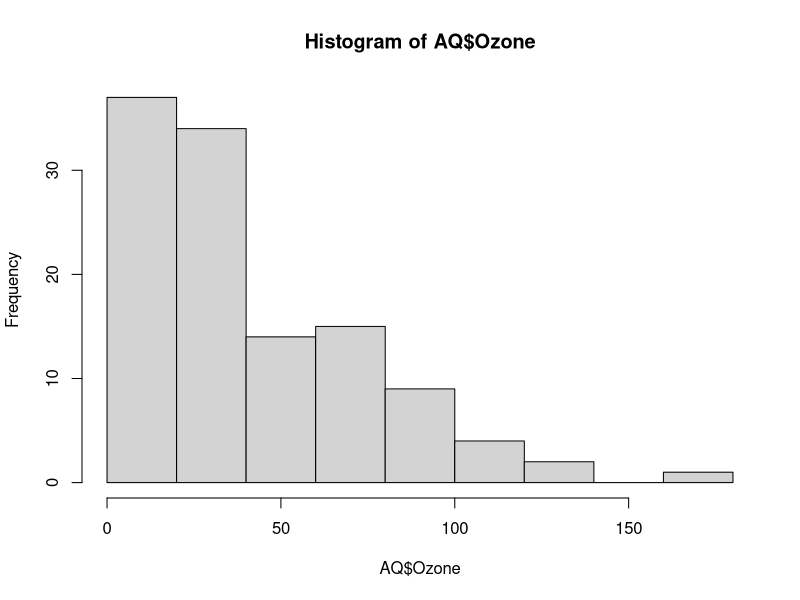
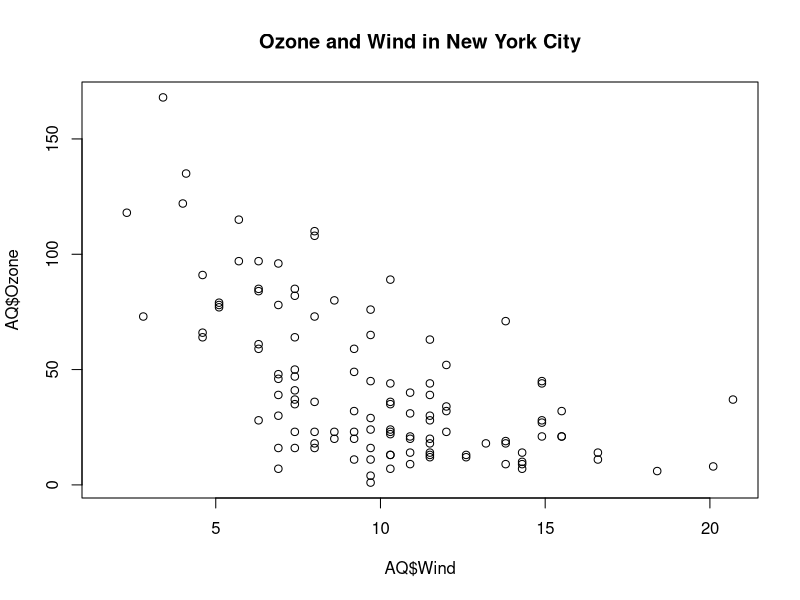
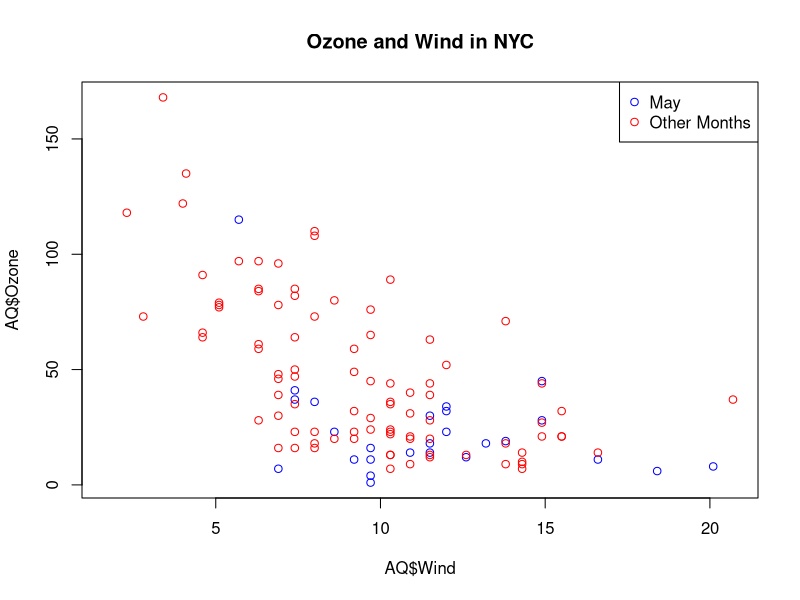
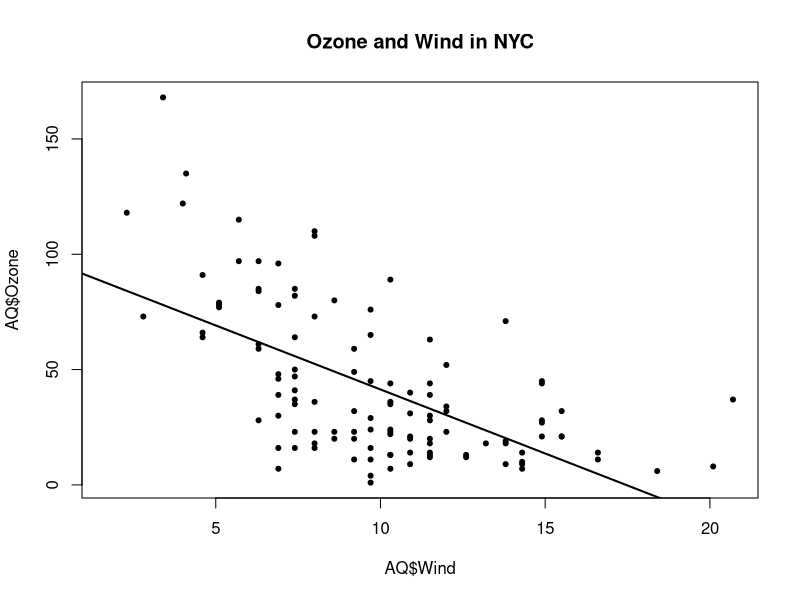
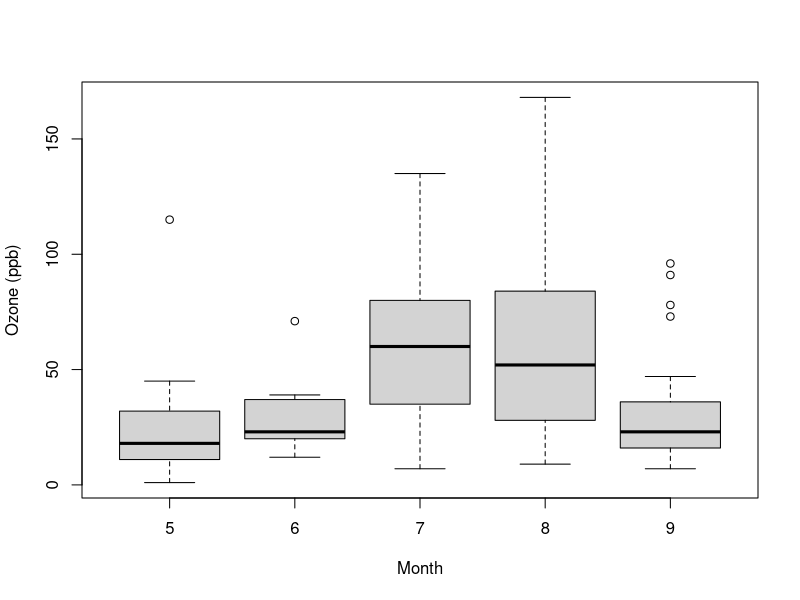
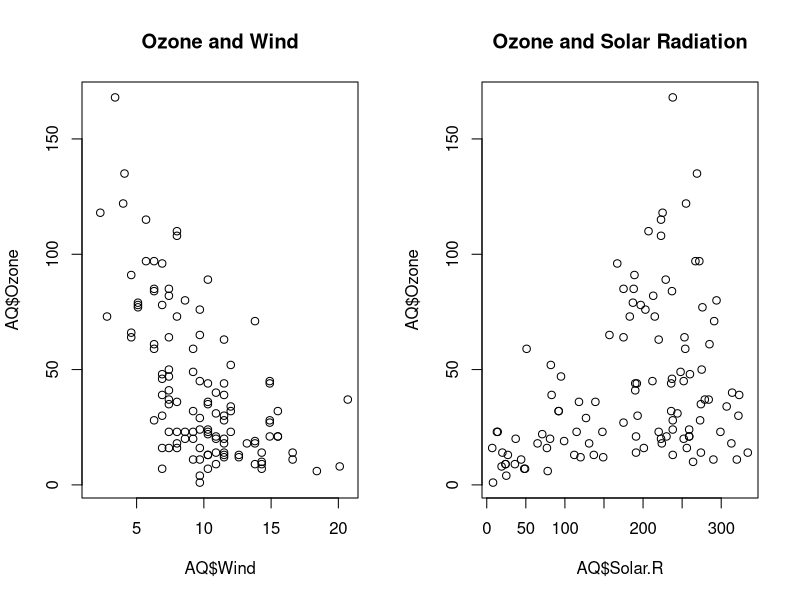
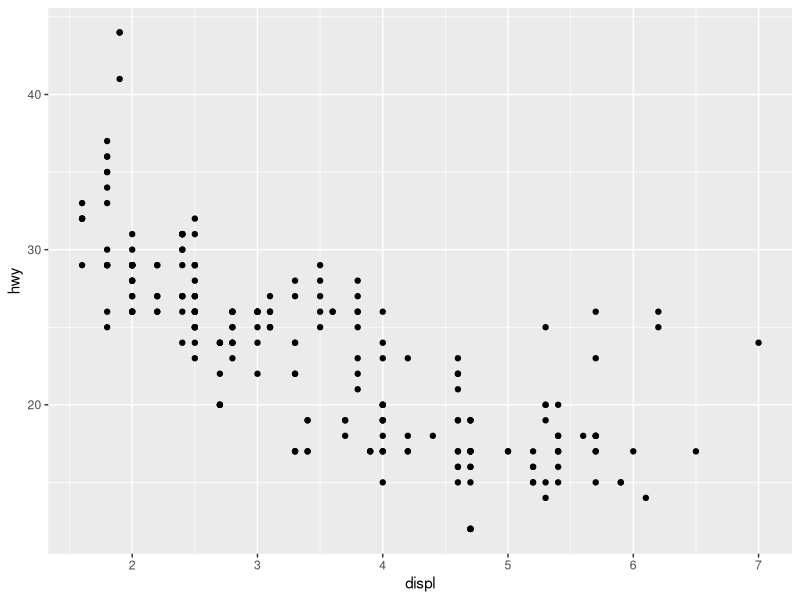
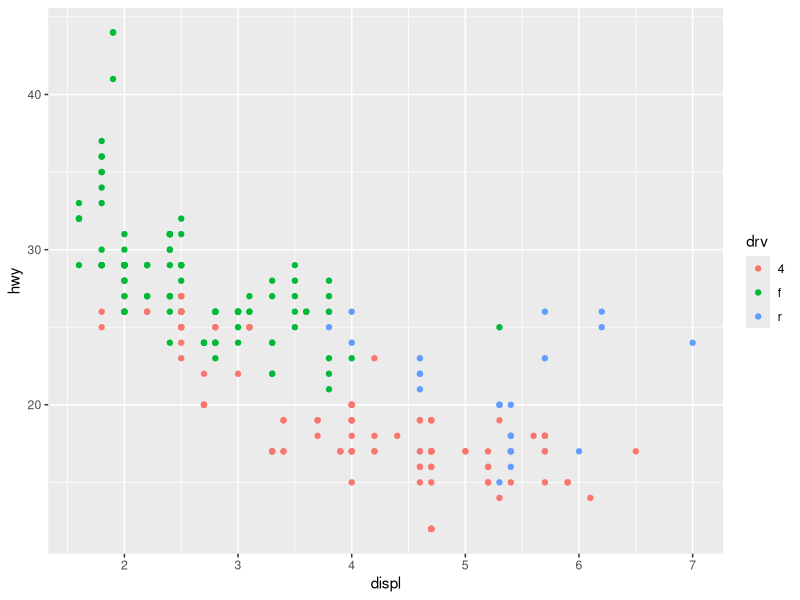

These charts were generated, in order, by the following R code:
## ---- chunk 1
knitr::opts_chunk$set(echo = TRUE)
## ---- chunk 2
# We will use the airquality data frame for our plotting purposes
library(datasets)
AQ = airquality # Short names for data frames are much nicer
str( AQ )
## ---- chunk 3
# Draw a histogram
hist( AQ$Ozone )
## ---- chunk 4
# Draw a scatterplot
plot( AQ$Wind, AQ$Ozone )
title( main = "Ozone and Wind in New York City" )
## ---- chunk 5
# Create a logical vector to be used as a filter momentarily
is5 = ( AQ$Month == 5 )

# Draw a scatterplot again
#   note that type="n" sets up the plot, but does not draw points
plot( AQ$Wind, AQ$Ozone, main="Ozone and Wind in NYC", type="n" )
points( AQ[is5,]$Wind, AQ[is5,]$Ozone, col="blue" )
points( AQ[!is5,]$Wind, AQ[!is5,]$Ozone, col="red" )
legend("topright", pch=1, col=c("blue", "red"), legend=c("May", "Other Months"))
## ---- chunk 6
# Draw a scatterplot with regression line
plot( AQ$Wind, AQ$Ozone, main="Ozone and Wind in NYC", pch=20 ) 
model = lm( Ozone ~ Wind, AQ )
abline( model, lwd=2 )
## ---- chunk 7
# Draw a boxplot
AQ$Month = as.factor( AQ$Month )
boxplot( Ozone ~ Month, AQ, xlab="Month", ylab="Ozone (ppb)" )
## ---- chunk 8
# Draw multiple plots on single device
par( mfrow = c(1,2) )
plot( AQ$Wind, AQ$Ozone, main="Ozone and Wind" )
plot( AQ$Solar.R, AQ$Ozone, main="Ozone and Solar Radiation" )

# Set parameter back to single plot
par( mfrow = c(1,1) )
## ---- chunk 9

# Draw to a file graphics device instead of default screen graphics device
pdf( file="example.pdf" )
x = rnorm(100)
hist(x)
print( dev.cur() )

dev.off() #closes file device
## ---- chunk 10
library(ggplot2) # comes with mpg data set
MPG = mpg     # make a copy to play with, using our preferred naming convention
str(MPG)
## ---- chunk 11
# Scatterplot
p <- qplot(displ, hwy, data = MPG)
print(p)

# Scatterplot with color codes based on type of drive
p <- qplot(displ, hwy, data = MPG, color=drv)
print(p)

# add a "smoother" for 95% confidence interval
p <- qplot(displ, hwy, data = MPG, geom = c("point", "smooth"))
print(p)

# Histogram (inferred by single dimension provided)
#   For all of these histograms, specify a binwidth of bins to avoid warning
p <- qplot(hwy, data = MPG, binwidth=2)
print(p)

# Histogram with color coding of subsets
p <- qplot(hwy, data = MPG, binwidth=2, fill=drv)
print(p)

# histogram with facets i.e. panels, in this case spanning HORIZONTALLY
p <- qplot(hwy, data = MPG, binwidth=2, fill=drv, facets = . ~ drv)
print(p)

# histogram with facets i.e. panels, in this case spanning VERTICALLY
p <- qplot(hwy, data = MPG, binwidth=2, fill=drv, facets = drv ~ .)
print(p)
## ---- chunk 12
# We will use the airquality dataset for this portion
library(datasets)
AQ = airquality
AQ$Month = as.factor(AQ$Month)
str( AQ )

# no actual plot yet, but still has cool summary
p = ggplot( data = AQ, aes(Wind,Ozone) )
summary(p)

# now we added a plot
p = ggplot( data = AQ, aes(Wind,Ozone) )  
p = p + geom_point()
print(p)

# add a smoother now
p = ggplot( data = AQ, aes(Wind,Ozone) )  
p = p + geom_point()   
p = p + geom_smooth(method = "lm")
print(p)

# now add facets (by month, i.e. condition our plot by month)
p = ggplot( data = AQ, aes(Wind,Ozone) )  
p = p + geom_point()   
p = p + geom_smooth(method = "lm")  
p = p + facet_grid(. ~ Month)
print(p)

# add manual limits for fun
p = ggplot( data = AQ, aes(Wind,Ozone) )  
p = p + geom_point()   
p = p + geom_smooth(method = "lm")  
p = p + facet_grid(. ~ Month)  
p = p + ylim(-10, 50)
print(p)

# How to condition (i.e. add facets) for continuous data?  use the cut() function to add column
# lets condition on Temp instead of Month
cutpoints <- quantile(AQ$Temp, seq(0,1, length=4), na.rm=TRUE)
AQ$TempDec <- cut(AQ$Temp, cutpoints)
levels(AQ$TempDec)

# Now we can plot
p = ggplot( data = AQ, aes(Wind,Ozone) )  
p = p + geom_point()   
p = p + geom_smooth(method = "lm")  
p = p + facet_grid(. ~ Month)
print(p)

# Create a 2-dimensional facet and condition on month and tempurature decile
p = ggplot( data = AQ, aes(Wind,Ozone) )  
p = p + geom_point()   
p = p + geom_smooth(method = "lm")  
p = p + facet_grid(Month ~ TempDec)
print(p)
